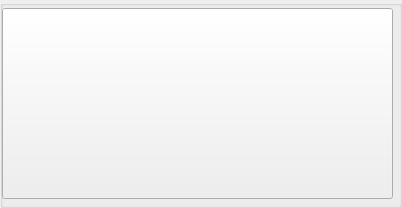
                              <widget class="QGroupBox" name="groupBox_menu7">
                               <property name="sizePolicy">
                                <sizepolicy hsizetype="Preferred" vsizetype="Minimum">
                                 <horstretch>0</horstretch>
                                 <verstretch>0</verstretch>
                                </sizepolicy>
                               </property>
                               <property name="minimumSize">
                                <size>
                                 <width>0</width>
                                 <height>200</height>
                                </size>
                               </property>
                               <property name="title">
                                <string/>
                               </property>
                               <widget class="QLabel" name="label_menu7">
                                <property name="geometry">
                                 <rect>
                                  <x>250</x>
                                  <y>10</y>
                                  <width>131</width>
                                  <height>181</height>
                                 </rect>
                                </property>
                                <property name="text">
                                 <string>TextLabel</string>
                                </property>
                               </widget>
                               <widget class="QLabel" name="label_bot7">
                                <property name="geometry">
                                 <rect>
                                  <x>10</x>
                                  <y>120</y>
                                  <width>231</width>
                                  <height>30</height>
                                 </rect>
                                </property>
                                <property name="font">
                                 <font>
                                  <pointsize>7</pointsize>
                                 </font>
                                </property>
                                <property name="text">
                                 <string>TextLabel</string>
                                </property>
                               </widget>
                               <widget class="QLabel" name="label_top7">
                                <property name="geometry">
                                 <rect>
                                  <x>10</x>
                                  <y>70</y>
                                  <width>231</width>
                                  <height>30</height>
                                 </rect>
                                </property>
                                <property name="font">
                                 <font>
                                  <pointsize>8</pointsize>
                                 </font>
                                </property>
                                <property name="text">
                                 <string>TextLabel</string>
                                </property>
                               </widget>
                               <widget class="QPushButton" name="pushButton_7">
                                <property name="geometry">
                                 <rect>
                                  <x>2</x>
                                  <y>8</y>
                                  <width>391</width>
                                  <height>191</height>
                                 </rect>
                                </property>
                                <property name="text">
                                 <string/>
                                </property>
                               </widget>
                               <widget class="QLabel" name="label_mid7">
                                <property name="geometry">
                                 <rect>
                                  <x>10</x>
                                  <y>100</y>
                                  <width>231</width>
                                  <height>30</height>
                                 </rect>
                                </property>
                                <property name="font">
                                 <font>
                                  <pointsize>7</pointsize>
                                 </font>
                                </property>
                                <property name="text">
                                 <string>TextLabel</string>
                                </property>
                               </widget>
                               <zorder>label_menu7</zorder>
                               <zorder>label_bot7</zorder>
                               <zorder>label_top7</zorder>
                               <zorder>label_mid7</zorder>
                               <zorder>pushButton_7</zorder>
                              </widget>
